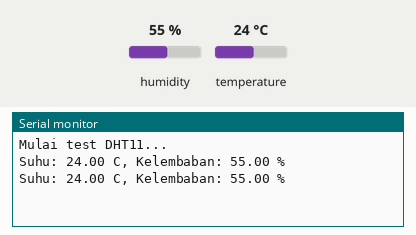
Bench run of a sketch on a simulated ESP8266 (NodeMCU). Parts: the last lines printed to the serial monitor. The test bench sets the inputs (shaded band); at power-on: humidity 55 %, temperature 24 °C.

Above: at 4.8 s.
4.9 s: humidity set to 22 %
At 6.5 s:
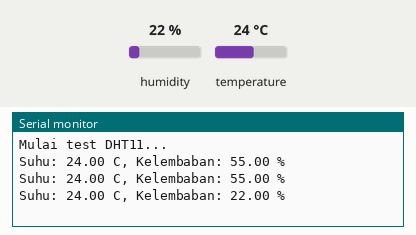
7.9 s: temperature set to 12 °C
At 8.9 s:
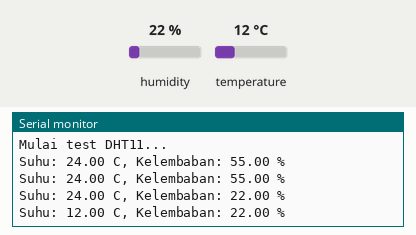
10.9 s: humidity set to 40 %
At 12.5 s:
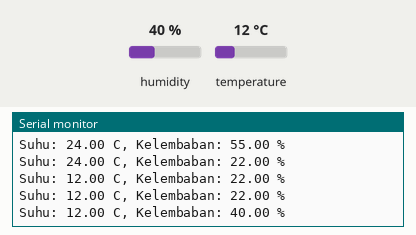
Timing chart, 0 to 14.0 s (numbered marks = the images above; inputs shaded):
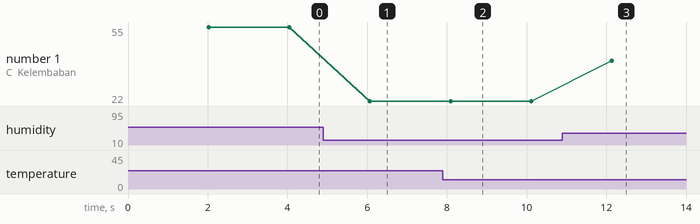

The sketch:

TestDHT11.ino
```cpp
#include <DHT.h>

#define DHTPIN D4
#define DHTTYPE DHT11

DHT dht(DHTPIN, DHTTYPE);

void setup() {
  Serial.begin(115200);
  Serial.println("Mulai test DHT11...");
  dht.begin();
}

void loop() {
  delay(2000); // DHT11 butuh waktu minimal 2 detik antar pembacaan

  float h = dht.readHumidity();
  float t = dht.readTemperature();

  if (isnan(h) || isnan(t)) {
    Serial.println("Gagal membaca sensor DHT11!");
    return;
  }

  Serial.print("Suhu: ");
  Serial.print(t);
  Serial.print(" C, Kelembaban: ");
  Serial.print(h);
  Serial.println(" %");
}
```

Measured:
- after the input at 4.9 s, the serial monitor: prints a new line after 1.2 s (image 1)
- after the input at 7.9 s, the serial monitor: prints a new line after 0.19 s (image 2)
- after the input at 10.9 s, the serial monitor: prints a new line after 1.2 s (image 3)
- plotted number 1: 55 → 22 after the input at 4.9 s, 22 → 40 after the input at 10.9 s
